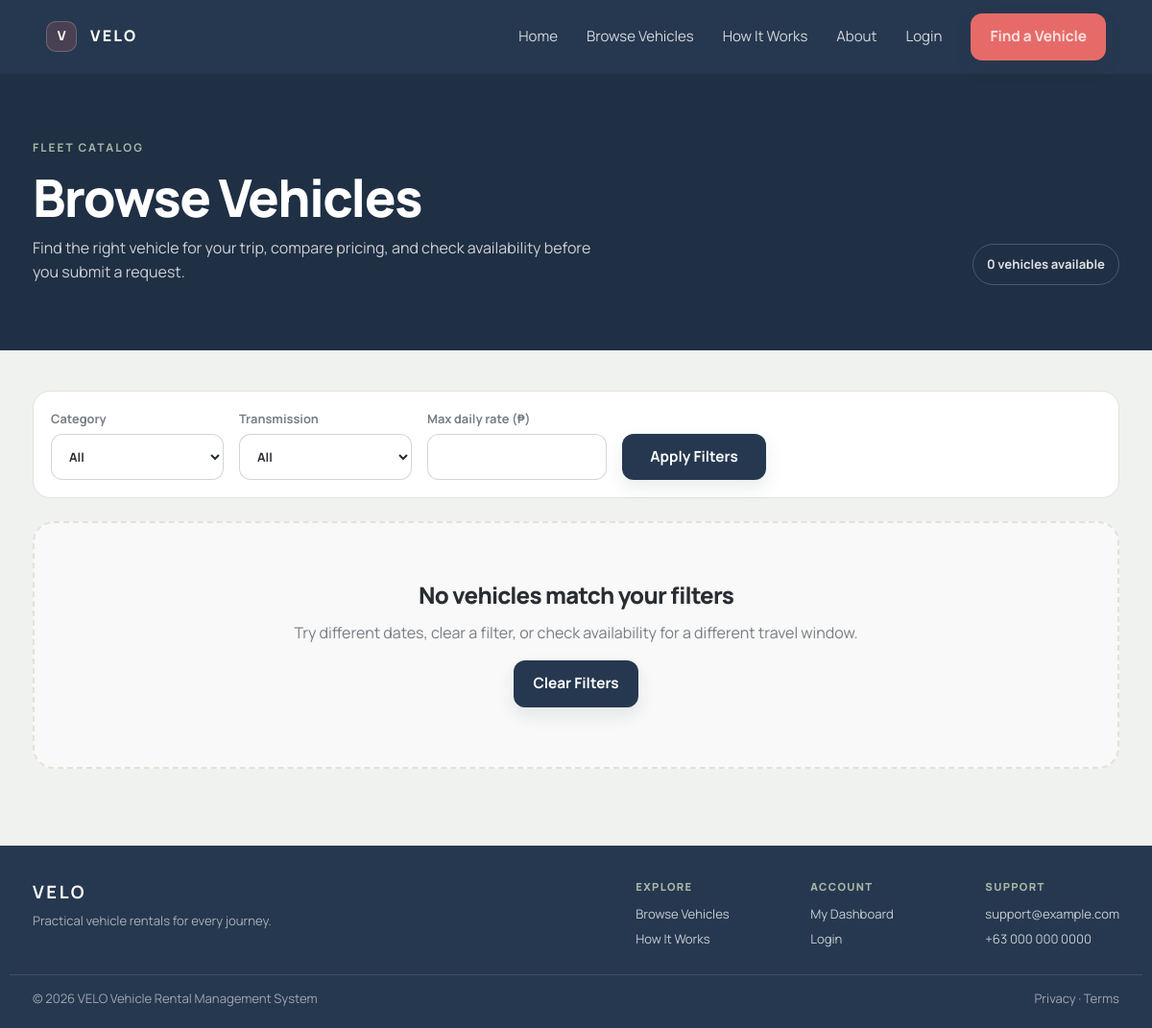
Page /vehicles.php on the earlier database version.
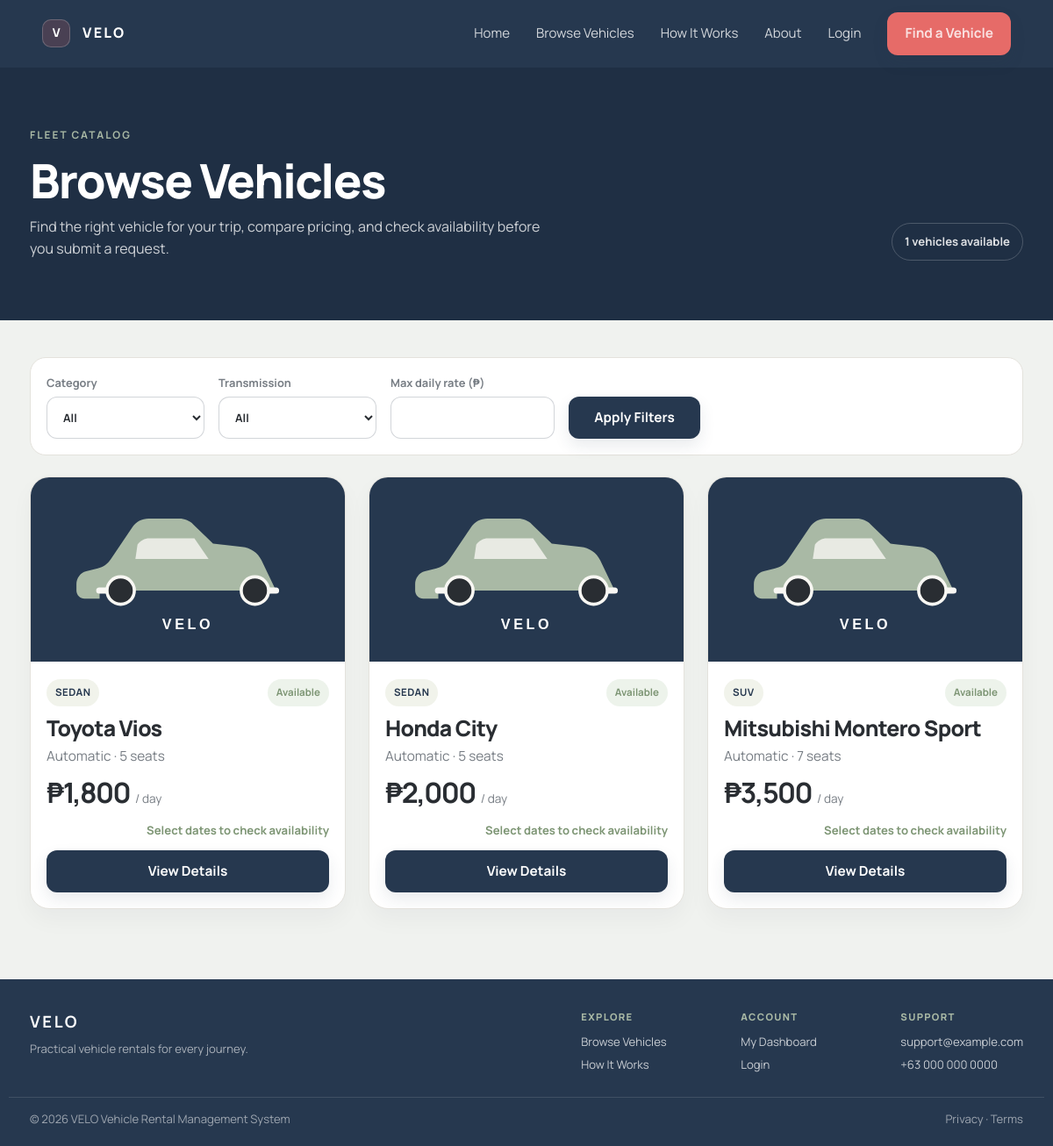
Same page on the later database version.
### tables this page shows
CREATE TABLE vehicles (
  id INT AUTO_INCREMENT PRIMARY KEY,
  category_id INT NOT NULL,
  brand VARCHAR(50) NOT NULL,
  model VARCHAR(50) NOT NULL,
  transmission ENUM('Automatic','Manual') NOT NULL,
  fuel_type VARCHAR(30) DEFAULT NULL,
  seats TINYINT UNSIGNED NOT NULL,
  daily_rate DECIMAL(10,2) NOT NULL,
  description TEXT DEFAULT NULL,
  image TEXT DEFAULT NULL,
  plate_number VARCHAR(30) NOT NULL UNIQUE,
  year YEAR DEFAULT NULL,
  color VARCHAR(50) DEFAULT NULL,
  mileage INT UNSIGNED NOT NULL DEFAULT 0,
  registration_expiry DATE DEFAULT NULL,
  insurance_expiry DATE DEFAULT NULL,
  status ENUM('operational','maintenance','unavailable','retired') NOT NULL DEFAULT 'operational',
  created_at TIMESTAMP DEFAULT CURRENT_TIMESTAMP,
  updated_at TIMESTAMP DEFAULT CURRENT_TIMESTAMP ON UPDATE CURRENT_TIMESTAMP,
  FOREIGN KEY (category_id) REFERENCES vehicle_categories(id) ON DELETE RESTRICT,
  CHECK (daily_rate >= 0),
  INDEX idx_vehicles_status_category (status, category_id)
);

CREATE TABLE vehicle_categories (
  id INT AUTO_INCREMENT PRIMARY KEY,
  name VARCHAR(60) NOT NULL UNIQUE,
  description VARCHAR(255) DEFAULT NULL,
  status ENUM('active','inactive') NOT NULL DEFAULT 'active',
  created_at TIMESTAMP DEFAULT CURRENT_TIMESTAMP
);

### config.php (called while the page is built, shortened)
<?php
function db(): PDO
{
    static $pdo = null;
    if ($pdo === null) {
        $dbHost = getenv('DB_HOST') ?: '127.0.0.1';
        $dbPort = getenv('DB_PORT') ?: '3306';
        $dbName = getenv('DB_NAME') ?: 'vrms';
        $dbUser = getenv('DB_USER') ?: 'vrms';
        $dbPass = getenv('DB_PASS') ?: 'vrms123';
        $pdo = new PDO("mysql:host={$dbHost};port={$dbPort};dbname={$dbName};charset=utf8mb4", $dbUser, $dbPass, [
            PDO::ATTR_ERRMODE => PDO::ERRMODE_EXCEPTION,
            PDO::ATTR_DEFAULT_FETCH_MODE => PDO::FETCH_ASSOC,
        ]);
    }
    return $pdo;
}
function e($s): string
{
    return htmlspecialchars((string)$s, ENT_QUOTES, 'UTF-8');
}
function vehicle_image(?string $image, string $fallback = '/assets/img/vehicle-placeholder.svg'): string
{
    $image = trim((string)$image);
    $filename = basename($image);
    if (!is_file(__DIR__ . '/public/assets/img/' . $filename)) {
        return $fallback;
    }
    return '/assets/img/' . rawurlencode($filename);
}
function current_user(): ?array
{
    return $_SESSION['user'] ?? null;
}

### public/vehicles.php (the view, shortened to what this page needs)
<?php
require_once __DIR__ . '/../config.php';
include __DIR__ . '/../includes/header.php';
$user = current_user();
$customerView = $user && $user['role'] === 'customer';
$start = $_GET['start'] ?? '';
$end   = $_GET['end'] ?? '';
$page = max(1, (int)($_GET['page'] ?? 1));
$perPage = 6;
$validDates = preg_match('/^\d{4}-\d{2}-\d{2}$/', $start) && preg_match('/^\d{4}-\d{2}-\d{2}$/', $end) && $end >= $start;
$sql = "SELECT v.*, c.name AS category FROM vehicles v INNER JOIN vehicle_categories c ON c.id = v.category_id WHERE v.status = 'operational'";
$params = [];
$countSql = preg_replace('/^SELECT v\.\* /', 'SELECT COUNT(*) ', $sql);
$countStmt = db()->prepare($countSql);
$countStmt->execute($params);
$totalVehicles = (int)$countStmt->fetchColumn();
$totalPages = max(1, (int)ceil($totalVehicles / $perPage));
$page = min($page, $totalPages);
$offset = ($page - 1) * $perPage;
$sql .= " ORDER BY v.daily_rate ASC, v.id ASC LIMIT {$perPage} OFFSET {$offset}";
$stmt = db()->prepare($sql);
$stmt->execute($params);
$vehicles = $stmt->fetchAll();
?>
<main class="<?= $customerView ? 'dashboard-page customer-catalog-page' : 'catalog-page' ?>">
  <section class="catalog-hero">
    <div>
      <p class="eyebrow">Fleet catalog</p>
      <h1>Browse Vehicles</h1>
      <p>Find the right vehicle for your trip, compare pricing, and check availability before you submit a request.</p>
    </div>
    <span class="catalog-count"><?= $totalVehicles ?> vehicles available</span>
  </section>
  <section class="catalog-content">
  <form class="filter-bar" method="get">
    <label>
      Category
      <select name="category">
        <option value="">All</option>
      </select>
    </label>
    <label>
      Transmission
      <select name="transmission">
        <option value="">All</option>
      </select>
    </label>
    <label>
      Max daily rate (₱)
      <input type="number" name="max_price" min="0" step="100" value="<?= e($_GET['max_price'] ?? '') ?>">
    </label>
    <button class="btn btn-navy" type="submit">Apply Filters</button>
  </form>
  <?php if (!$vehicles): ?>
    <div class="empty-state">
      <h3>No vehicles match your filters</h3>
      <p>Try different dates, clear a filter, or check availability for a different travel window.</p>
      <a class="btn btn-navy" href="/vehicles.php">Clear Filters</a>
    </div>
  <?php else: ?>
    <div class="vehicle-grid">
      <?php foreach ($vehicles as $vehicle):
        $image = vehicle_image($vehicle['image']);
      ?>
        <article class="vehicle-card">
          <div class="vehicle-image" style="background-image:url('<?= e($image) ?>')"></div>
          <div class="vehicle-body">
            <div class="vehicle-meta">
              <span class="tag"><?= e($vehicle['category']) ?></span>
              <span class="status-badge status-success">Available</span>
            </div>
            <h3><?= e($vehicle['brand']) ?> <?= e($vehicle['model']) ?></h3>
            <p class="specs"><?= e($vehicle['transmission']) ?> · <?= (int)$vehicle['seats'] ?> seats</p>
            <div class="price-row">
              <strong>₱<?= number_format((float)$vehicle['daily_rate']) ?></strong>
              <span>/ day</span>
            </div>
            <div class="vehicle-actions">
              <span class="vehicle-availability"><?= $validDates ? 'Available for your dates' : 'Select dates to check availability' ?></span>
              <a class="btn btn-navy" href="/vehicle.php?id=<?= (int)$vehicle['id'] ?>&start=<?= e($start) ?>&end=<?= e($end) ?>">View Details</a>
            </div>
          </div>
        </article>
      <?php endforeach; ?>
    </div>
  <?php endif; ?>
  </section>
</main>
<?php include __DIR__ . '/../includes/footer.php'; ?>

### includes/header.php (shortened to what this page needs)
<?php require_once __DIR__ . '/../config.php'; ?>
<!doctype html>
<html lang="en">
<head>
  <link rel="stylesheet" href="/assets/style.css">
</head>
<body>
<header class="nav">
  <a class="brand" href="/index.php" aria-label="VELO Home">
    <span class="brand-wrap">
      <span class="brand-mark">V</span>
      <span class="brand-text">VELO</span>
    </span>
  </a>
  <nav id="nav-links">
    <a href="/index.php">Home</a>
    <a href="/vehicles.php">Browse Vehicles</a>
    <a href="/index.php#how">How It Works</a>
    <a href="/index.php#about">About</a>
    <?php if (current_user()): ?>
      <a href="<?= current_user()['role'] === 'admin' ? '/admin/admin-dashboard.php' : (current_user()['role'] === 'staff' ? '/staff/staff-dashboard.php' : '/customer/dashboard.php') ?>">Dashboard</a>
      <?php if (current_user()['role'] === 'customer'): ?><a href="/customer/my-rentals.php">My Rentals</a><?php endif; ?>
      <a href="/logout.php">Log out</a>
    <?php else: ?>
      <a href="/login.php">Login</a>
    <?php endif; ?>
    <?php if (!current_user()): ?><a class="btn btn-coral" href="/vehicles.php">Find a Vehicle</a><?php endif; ?>
  </nav>
</header>

### includes/footer.php (shortened to what this page needs)
<footer class="footer">
  <div class="footer-grid">
    <div class="footer-brand">
      <strong>VELO</strong>
      <p>Practical vehicle rentals for every journey.</p>
    </div>
    <div class="footer-links">
      <div>
        <span class="footer-heading">Explore</span>
        <a href="/vehicles.php">Browse Vehicles</a>
        <a href="/index.php#how">How It Works</a>
      </div>
      <div>
        <span class="footer-heading">Account</span>
        <a href="/customer/dashboard.php">My Dashboard</a>
        <a href="/login.php">Login</a>
      </div>
      <div>
        <span class="footer-heading">Support</span>
        <a href="mailto:support@example.com">support@example.com</a>
        <span>+63 000 000 0000</span>
      </div>
    </div>
  </div>
  <div class="footer-bottom">
    <span>&copy; <?= date('Y') ?> VELO Vehicle Rental Management System</span>
    <span>Privacy &middot; Terms</span>
  </div>
</footer>
</body></html>

Differences in the rows shown:
now on this page (row edited): vehicles: id "1", category.name "SEDAN", brand "Toyota", model "Vios", transmission "Automatic", seats "5", daily_rate "1,800"
now on this page (row edited): vehicles: category.name "SEDAN", brand "Honda", model "City", transmission "Automatic", seats "5", daily_rate "2,000"
now on this page (row edited): vehicles: category.name "SUV", brand "Mitsubishi", model "Montero Sport", transmission "Automatic", seats "7", daily_rate "3,500"
Other differences:
$totalVehicles: "0" → (not shown)
text no longer shown: "No vehicles match your filters Try different dates, clear a filter, or check availability for a different travel window. Clear Filters"
